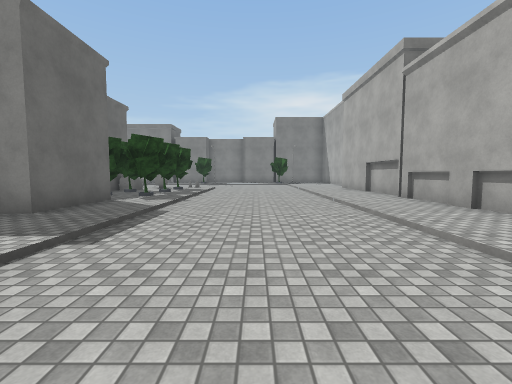
[1] (above)

21 first-person views from a walk through a scene from a Unity 3-D project. The camera is 1.4 m above the floor, tilts 4° down and sees 90° across. The floor is counted in squares, 2 m on a side. Each view is taken from the middle of a square. On the plan, view 1 faces up. The plan holds only what a view shows up to about 9 squares ahead; the rest is blank. The place goes on beyond the plan. The player is left out. Some animated figures are not drawn. Surface patterns are stand-ins for the level's own textures.

[2]
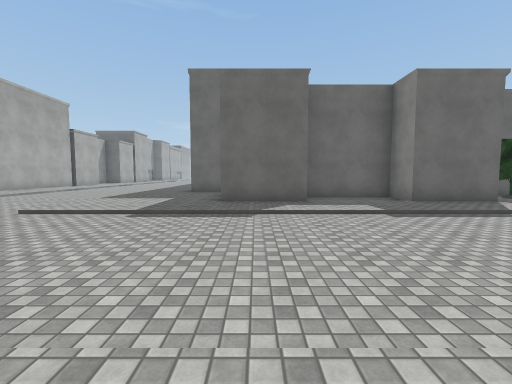

[3]
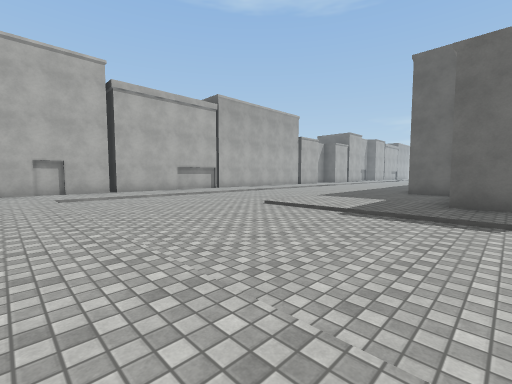

[4]
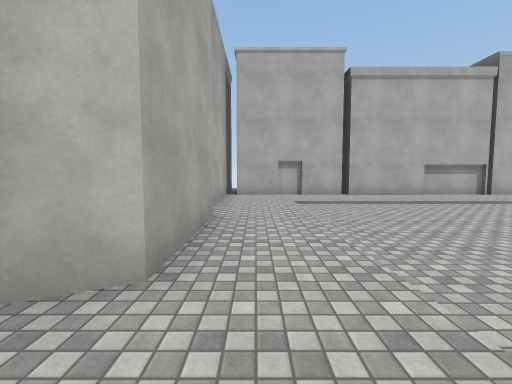

[5]
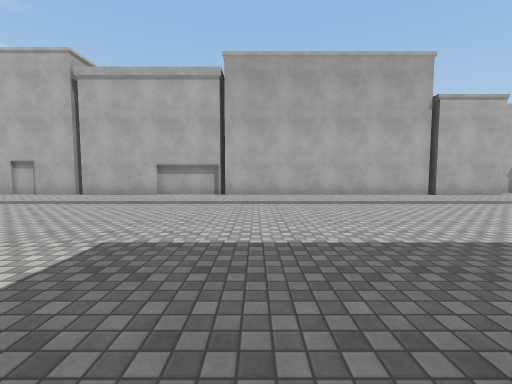

[6]
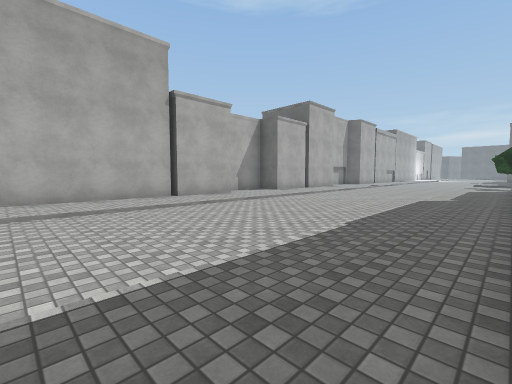

[7]
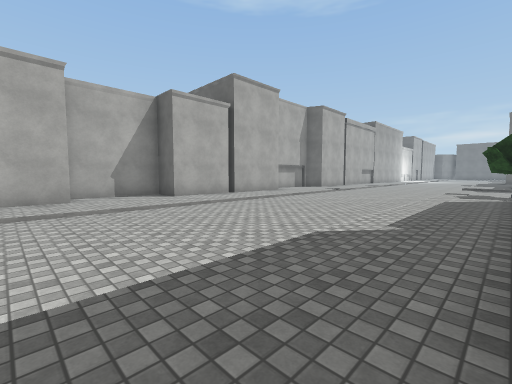

[8]
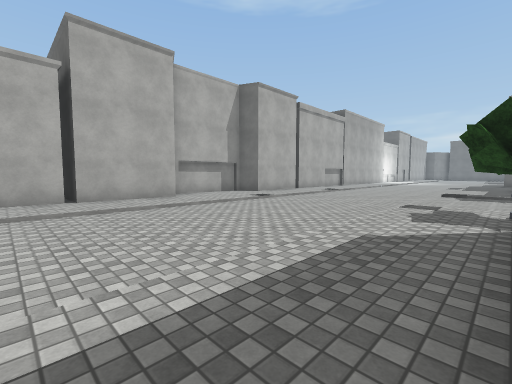

[9]
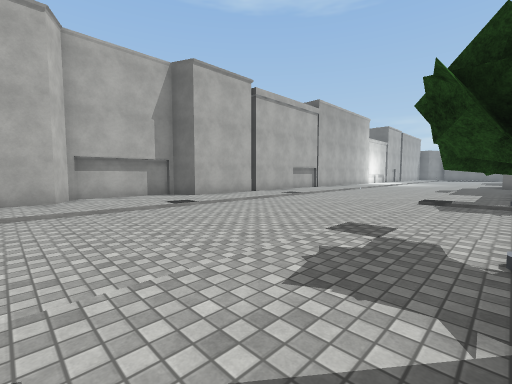

[10]
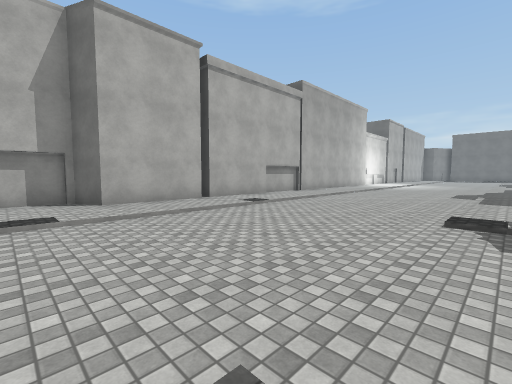

[11]
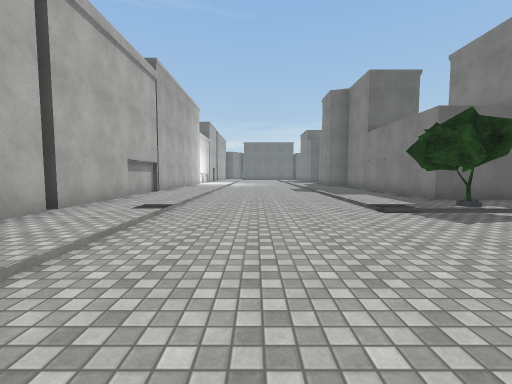

[12]
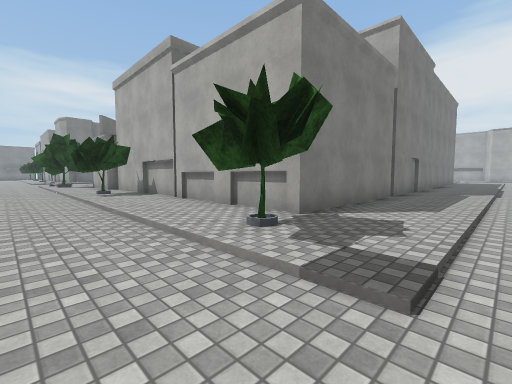

[13]
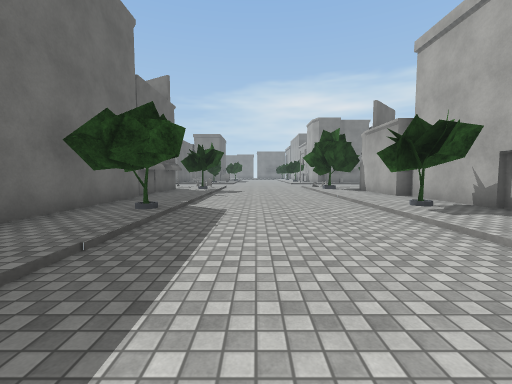

[14]
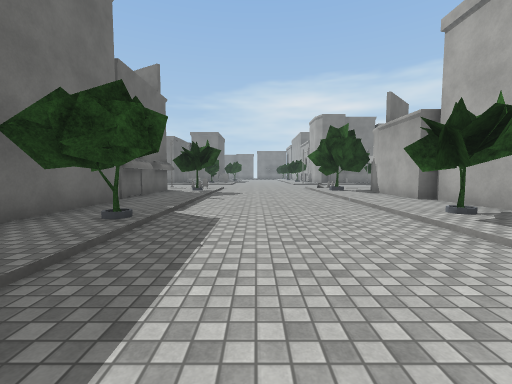

[15]
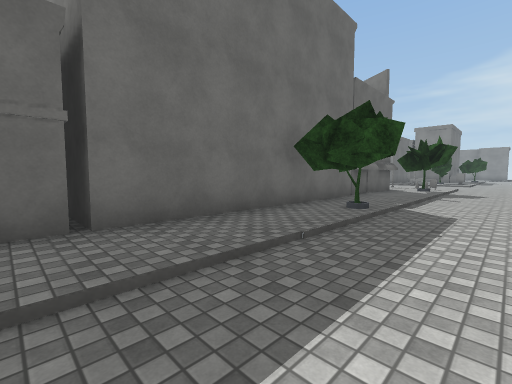

[16]
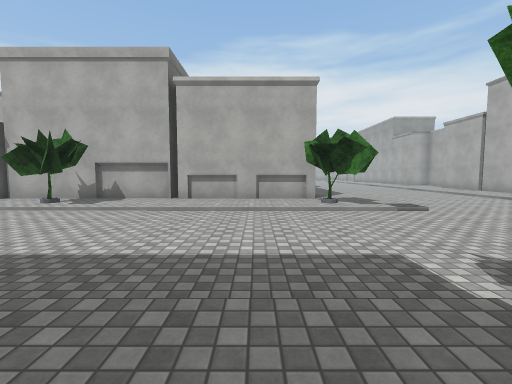

[17]
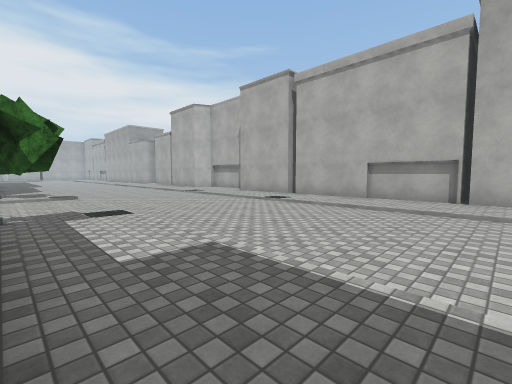

[18]
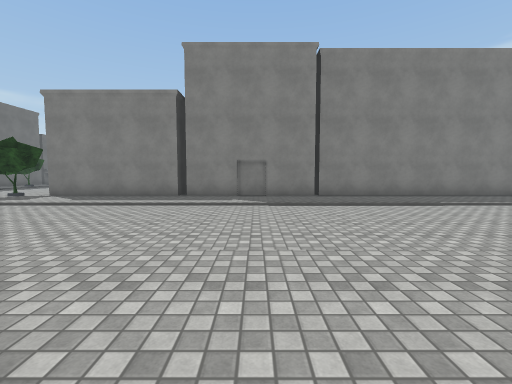

[19]
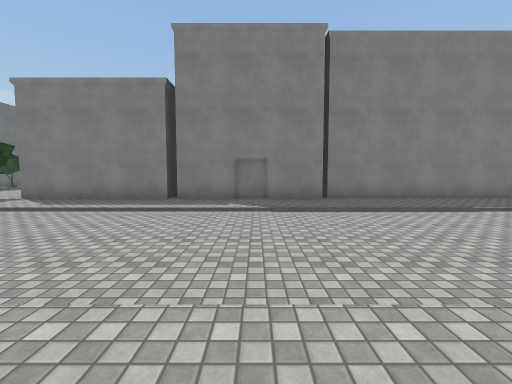

[20]
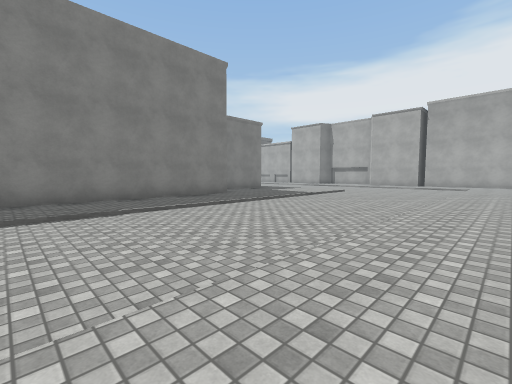

[21]
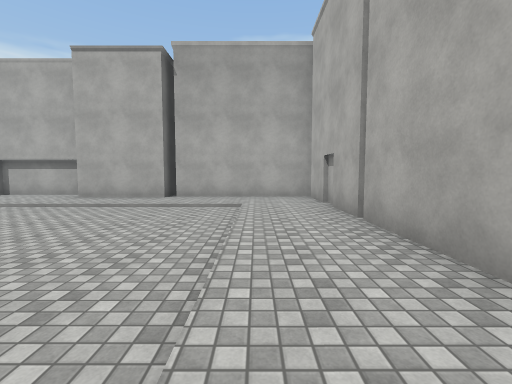

### Floor plan
Key: @ floor where view 1 was taken; # wall or solid block; . main floor; : floor 0.25 m higher than the main floor; / step, stairs or slope; T tree; B building.
Columns run from 34 left of view 1 to 5 right of it. Each row starts with its distance up from view 1.
  9     BT....:B                 BT /.../:#
  8     ::....:#                 BTT/.../:#
  7     B:....:##                BTT/.../:B
  6    B::....::#                 #:/.../:B
  5     ::....::#                 #:/.../:#
  4     :T....TB#                ##:/.../:B
  3     ::....::#                #::/.../:
  2     ::....:B#                #::/.../
  1     ::....::#                 B:/.../
  0    #::....:B                  #:/.@./:B#
 -1     ::....::               #  #:/.../::#
 -2     ::....::   #############::::/.../::#
 -3 :::::T....T::::::BB:::::::::::::/.../::#
 -4 ::::::....::::::::::::::::::::::/.../:##
 -5 ..................................../:#
 -6 ..................................../:##
 -7 ..................................../:B
 -8 ..................................../:B
 -9 ::::::::::::::::::::::::::::::::::::::B
-10 ::::::::::::::::::::::::::::::::::::::B
-11 #B###B###B::######::B########B####B###B
-12 ###     #####    #####

Positions as (right, up) in squares from view 1, and headings:
1: (0, 0), facing up
2: (3, 0), facing left
3: (3, 0), facing down-left
4: (3, -2), facing down
5: (-6, -2), facing down
6: (-8, -3), facing down-left
7: (-13, -3), facing down-left
8: (-18, -3), facing down-left
9: (-21, -3), facing down-left
10: (-24, -4), facing down-left
11: (-24, -7), facing left
12: (-26, -5), facing up-right
13: (-27, -1), facing up
14: (-27, 0), facing up
15: (-27, -1), facing up-left
16: (-30, -1), facing right
17: (-34, -3), facing down-right
18: (-16, -11), facing up
19: (-16, -10), facing up
20: (-13, -10), facing up-right
21: (-4, -9), facing right
